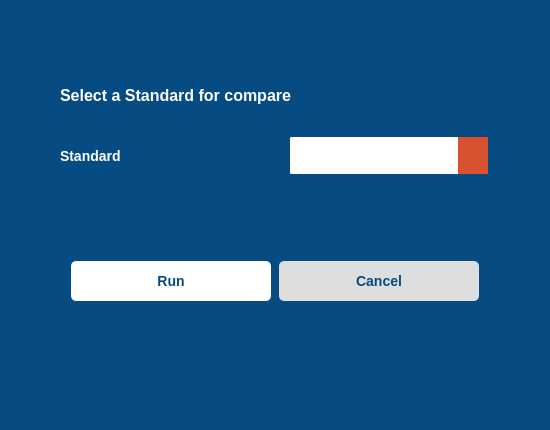
<?xml version="1.0" encoding="UTF-8"?>
<ui version="4.0">
 <class>dialog_window</class>
 <widget class="QDialog" name="dialog_window">
  <property name="geometry">
   <rect>
    <x>0</x>
    <y>0</y>
    <width>550</width>
    <height>430</height>
   </rect>
  </property>
  <property name="sizePolicy">
   <sizepolicy hsizetype="Fixed" vsizetype="Preferred">
    <horstretch>0</horstretch>
    <verstretch>0</verstretch>
   </sizepolicy>
  </property>
  <property name="minimumSize">
   <size>
    <width>550</width>
    <height>430</height>
   </size>
  </property>
  <property name="maximumSize">
   <size>
    <width>550</width>
    <height>430</height>
   </size>
  </property>
  <property name="windowTitle">
   <string>Dialog</string>
  </property>
  <property name="styleSheet">
   <string notr="true">*{
	
	font: auto &quot;Arial&quot;;
	font-size: 14px;
font-weight:bold;

}

QLabel{


}


#dialog_window{
	background-color: #ffffff;
	background-color: rgb(6, 76, 130);
}



QPushButton{
	border: none;
	min-height: 40px;
	border-radius: 5px;

	
}
/*
QPushButton:hover{

	background-color:rgb(22, 38, 76);

}

QPushButton:disabled{
	color: #808080;
	background-color:rgb(210, 210, 210);

}
*/

/*********************************************/
QLabel{
	color: #ffffff;
}


/*********************************************/


/*******************************************/
QLineEdit
{
	border:2px solid rgb(6, 76, 130);
    border-radius: 3px;
    padding: 1px 18px 1px 8px;
    min-width: 6em;
	min-height: 35px;
	font-size: 16px;
}



/*******************************************/


QGroupBox{
	font-weight: bold;
}

QLineEdit:hover{
	border: 1px solid black;
	background: #e4f0fa;
}

QLineEdit:focus {
	color: rgb(6, 76, 130);
	background: #ffffff;
	selection-background-color: rgb(255, 204, 75);
}

QSpinBox:hover{
	background: #e4f0fa;
}


/*********************************************/
QComboBox
{
	border:2px solid rgb(6, 76, 130);
    border-radius: 3px;
    padding: 1px 18px 1px 8px;
    min-width: 6em;
	min-height: 35px;
	font-size: 14px;
}

QComboBox:enabled{
color: rgb(50, 50, 50);
}

QComboBox:disabled
{
	border:2px solid rgb(210, 210, 210);
	color:(210, 210, 210);

}

QComboBox::down-arrow
{   
	image: url(:/assets/Assets/icons/icons8-arrow-48.png);
	width: 15px;
    height: 15px;

}

QComboBox::drop-down
{
	 background-color:rgb(217, 82, 48);
	 min-width: 30px;
}

QComboBox::drop-down:disabled 
{
	 background-color: rgb(210, 210, 210);
	 min-width: 30px;
}

QComboBox QAbstractItemView {
    border: none;
    selection-background-color: rgb(6, 76, 130);
	selection-color: rgb(6, 76, 130);


}

QComboBox QAbstractItemView {
    border: none;
}

QComboBox QAbstractItemView::item {
    border: none;
	height:30px;
}</string>
  </property>
  <layout class="QVBoxLayout" name="verticalLayout">
   <property name="spacing">
    <number>25</number>
   </property>
   <property name="leftMargin">
    <number>60</number>
   </property>
   <property name="topMargin">
    <number>80</number>
   </property>
   <property name="rightMargin">
    <number>60</number>
   </property>
   <property name="bottomMargin">
    <number>80</number>
   </property>
   <item>
    <widget class="QLabel" name="error_lbl_2">
     <property name="maximumSize">
      <size>
       <width>16777215</width>
       <height>30</height>
      </size>
     </property>
     <property name="styleSheet">
      <string notr="true">font-size: 16px;
font-weight: bold;
color: #ffffff;

</string>
     </property>
     <property name="text">
      <string>Select a Standard for compare</string>
     </property>
    </widget>
   </item>
   <item>
    <layout class="QGridLayout" name="gridLayout">
     <property name="verticalSpacing">
      <number>50</number>
     </property>
     <item row="0" column="1">
      <widget class="QComboBox" name="standards_name_combobox"/>
     </item>
     <item row="0" column="0">
      <widget class="QLabel" name="label_2">
       <property name="text">
        <string>Standard</string>
       </property>
      </widget>
     </item>
    </layout>
   </item>
   <item>
    <widget class="QFrame" name="horizontalFrame">
     <property name="styleSheet">
      <string notr="true">QPushButton{

background-color: #ffffff;
color: rgb(6, 76, 130);
max-width: 200px;
}


</string>
     </property>
     <layout class="QHBoxLayout" name="horizontalLayout">
      <property name="topMargin">
       <number>20</number>
      </property>
      <item>
       <widget class="QPushButton" name="run_btn">
        <property name="styleSheet">
         <string notr="true">QPushButton:hover{

background-color: rgb(58, 209, 154);
color:#ffffff;
}</string>
        </property>
        <property name="text">
         <string>Run</string>
        </property>
       </widget>
      </item>
      <item>
       <widget class="QPushButton" name="cancel_btn">
        <property name="styleSheet">
         <string notr="true">QPushButton{
background-color:rgb(222, 222, 222);
}

QPushButton:hover{
background-color:rgb(255, 95, 84);
color:#ffffff;
}</string>
        </property>
        <property name="text">
         <string>Cancel</string>
        </property>
       </widget>
      </item>
     </layout>
    </widget>
   </item>
  </layout>
 </widget>
 <resources>
  <include location="Assets.qrc"/>
 </resources>
 <connections/>
</ui>
